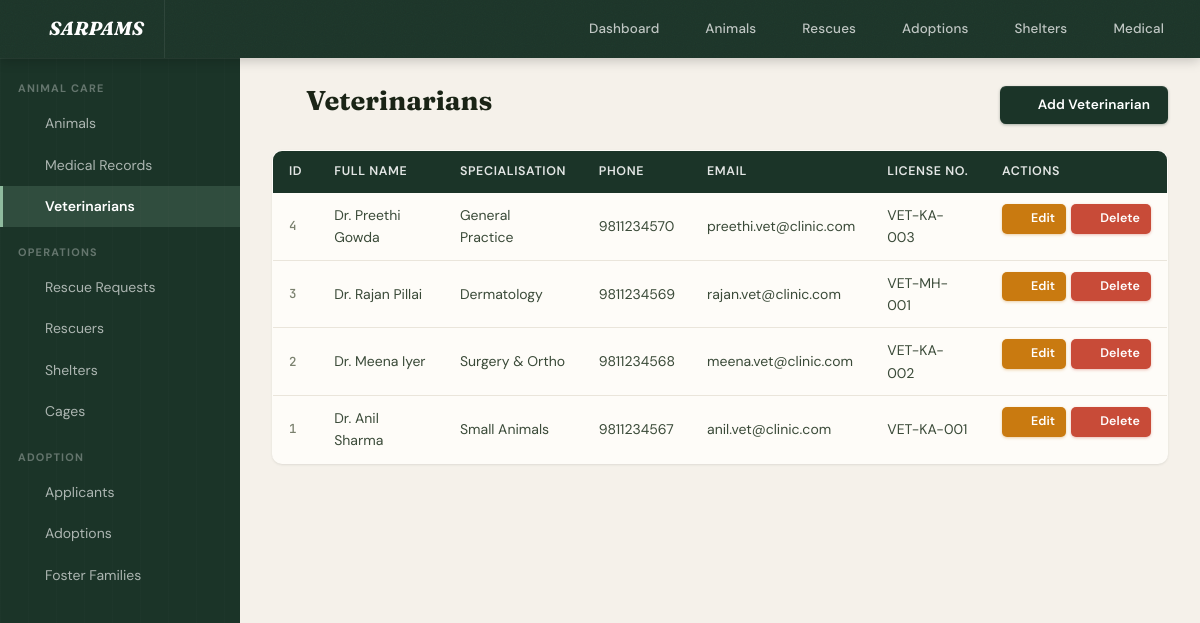
/veterinarians/index.php, run on the app's committed database.
### tables this page shows
CREATE TABLE IF NOT EXISTS VETERINARIAN (
    vet_id          INT AUTO_INCREMENT PRIMARY KEY,
    first_name      VARCHAR(50) NOT NULL,
    last_name       VARCHAR(50) NOT NULL,
    specialisation  VARCHAR(100),
    phone           VARCHAR(15) NOT NULL,
    email           VARCHAR(100) UNIQUE,
    license_no      VARCHAR(30) NOT NULL UNIQUE,
    created_at      TIMESTAMP DEFAULT CURRENT_TIMESTAMP
);

### config/db.php (called while the page is built, shortened)
<?php
function getDB() {
    static $conn = null;
    if ($conn === null) {
        $conn = new mysqli(DB_HOST, DB_USER, DB_PASS, DB_NAME);
        $conn->set_charset('utf8mb4');
    }
    return $conn;
}
function query($sql) {
    $result = getDB()->query($sql);
    return $result;
}
function fetchAll($sql) {
    $result = query($sql);
    $rows = [];
    while ($row = $result->fetch_assoc()) $rows[] = $row;
    return $rows;
}

### veterinarians/index.php (the view, shortened to what this page needs)
<?php
require_once __DIR__ . '/../config/db.php';
require_once __DIR__ . '/../includes/header.php';
$vets = fetchAll("SELECT * FROM VETERINARIAN ORDER BY vet_id DESC");
?>
<div class="page-header">
    <h1 class="page-title"><i data-lucide="stethoscope"></i> Veterinarians</h1>
    <a href="/sarpams/veterinarians/create.php" class="btn btn-primary"><i data-lucide="plus"></i> Add Veterinarian</a>
</div>
<?php if (empty($vets)): ?>
<div class="empty-state"><p>No veterinarians found.</p></div>
<?php else: ?>
<table class="table">
    <thead>
        <tr>
            <th>ID</th>
            <th>Full Name</th>
            <th>Specialisation</th>
            <th>Phone</th>
            <th>Email</th>
            <th>License No.</th>
            <th class="table-actions">Actions</th>
        </tr>
    </thead>
    <tbody>
    <?php foreach ($vets as $v): ?>
        <tr>
            <td><?= $v['vet_id'] ?></td>
            <td><?= htmlspecialchars($v['first_name'] . ' ' . $v['last_name']) ?></td>
            <td><?= htmlspecialchars($v['specialisation'] ?? '—') ?></td>
            <td><?= htmlspecialchars($v['phone']) ?></td>
            <td><?= htmlspecialchars($v['email']) ?></td>
            <td><?= htmlspecialchars($v['license_no'] ?? '—') ?></td>
            <td class="table-actions">
                <a href="/sarpams/veterinarians/edit.php?id=<?= $v['vet_id'] ?>" class="btn btn-sm btn-warning"><i data-lucide="pencil"></i> Edit</a>
                <a href="/sarpams/veterinarians/delete.php?id=<?= $v['vet_id'] ?>" class="btn btn-sm btn-danger"><i data-lucide="trash-2"></i> Delete</a>
            </td>
        </tr>
    <?php endforeach; ?>
    </tbody>
</table>
<?php endif; ?>

### data on the page
veterinarian: vet_id "4", first_name+last_name "Dr. Preethi Gowda", specialisation "General Practice", phone "9811234570", email "preethi.vet@clinic.com", license_no "VET-KA-003"
veterinarian: vet_id "3", first_name+last_name "Dr. Rajan Pillai", specialisation "Dermatology", phone "9811234569", email "rajan.vet@clinic.com", license_no "VET-MH-001"
veterinarian: vet_id "2", first_name+last_name "Dr. Meena Iyer", specialisation "Surgery & Ortho", phone "9811234568", email "meena.vet@clinic.com", license_no "VET-KA-002"
veterinarian: vet_id "1", first_name+last_name "Dr. Anil Sharma", specialisation "Small Animals", phone "9811234567", email "anil.vet@clinic.com", license_no "VET-KA-001"
